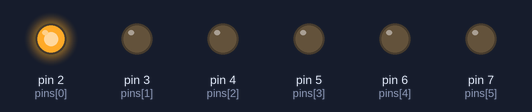
This sketch was run on a simulated Arduino Uno, built with avr-gcc and run on an emulated ATmega328P. On the bench: output pins drawn as LEDs (lit = HIGH).

Above: at 0.05 s.
At 0.35 s:
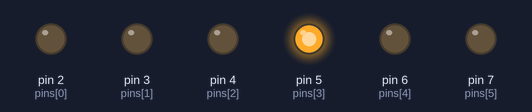
At 0.95 s:
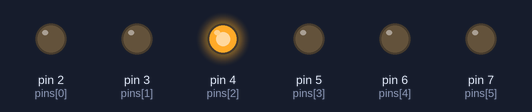
At 1.35 s:
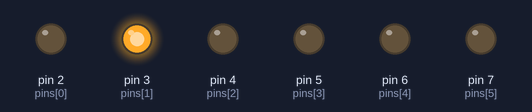
At 1.8 s:
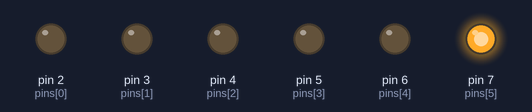
At 2.85 s:
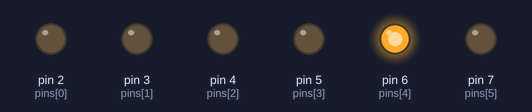
Timing chart, 0 to 3.1 s (numbered marks = the images above):
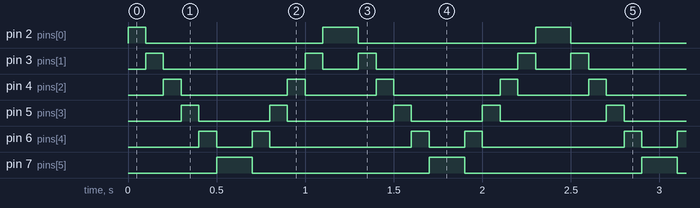

Measured:
- by itself, pin 2 (pins[0]): repeats every 1.2 s: LOW 1.0 s, HIGH 0.20 s
- by itself, pin 3 (pins[1]): repeats every 1.2 s: LOW 0.80 s, HIGH 0.10 s, LOW 0.20 s, HIGH 0.10 s
- by itself, pin 4 (pins[2]): repeats every 1.2 s: LOW 0.60 s, HIGH 0.10 s, LOW 0.40 s, HIGH 0.10 s
- by itself, pin 5 (pins[3]): repeats every 1.2 s: LOW 0.40 s, HIGH 0.10 s, LOW 0.60 s, HIGH 0.10 s
- by itself, pin 6 (pins[4]): repeats every 1.2 s: LOW 0.20 s, HIGH 0.10 s, LOW 0.80 s, HIGH 0.10 s
- by itself, pin 7 (pins[5]): alternates HIGH for 0.20 s and LOW for 1.0 s

The sketch:

Running_lights.ino
```cpp
/*
 * Loop
 * Lights multiple LEDs in sequence, then in reverse.  Demonstrates
 * the use of a for() loop and arrays.
 * project tutorial: http://osoyoo.com/?p=112
 */

int timer = 100;                   // The higher the number, the slower the timing.
int pins[] = { 2, 3, 4, 5, 6, 7 }; // an array of pin numbers
int num_pins = 6;                  // the number of pins (i.e. the length of the array)

void setup()
{
  int i;

  for (i = 0; i < num_pins; i++)   // the array elements are numbered from 0 to num_pins - 1
    pinMode(pins[i], OUTPUT);      // set each pin as an output
}

void loop()
{
  int i;

  for (i = 0; i < num_pins; i++) { // loop through each pin...
    digitalWrite(pins[i], HIGH);   // turning it on,
    delay(timer);                  // pausing,
    digitalWrite(pins[i], LOW);    // and turning it off.
  }
  for (i = num_pins - 1; i >= 0; i--) {
    digitalWrite(pins[i], HIGH);
    delay(timer);
    digitalWrite(pins[i], LOW);
  }
}
```
